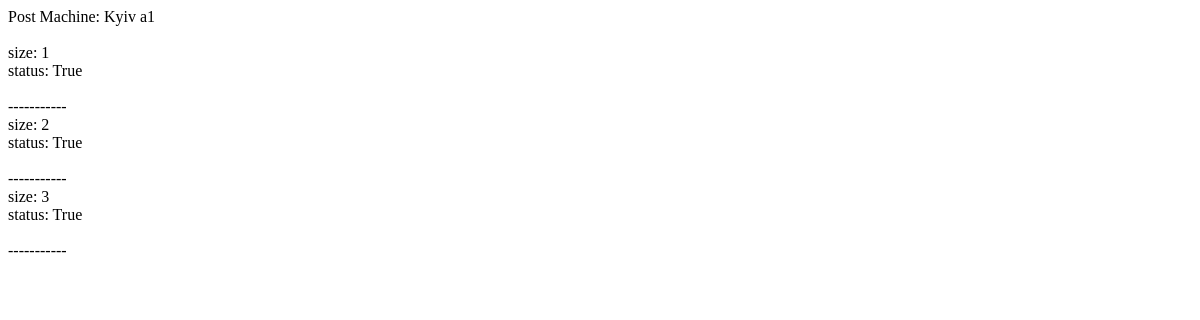
Page /post_machine/1/ on the earlier database version.
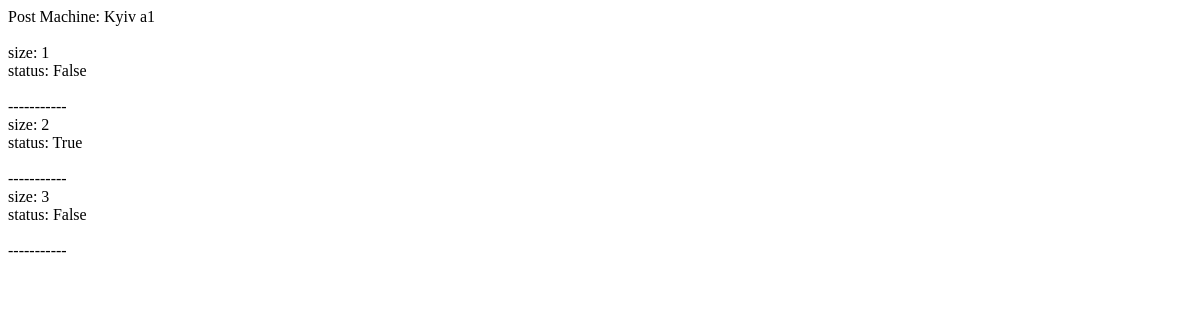
Same page on the later database version.
### post_machine/models.py (models this page shows, shortened)
class Locker(models.Model):
    size = models.IntegerField()
    post_machine = models.ForeignKey(PostMachine, on_delete=models.CASCADE)
    status = models.BooleanField(default=False)

### post_machine/views.py (the view)
# urls.py: path('<machine_id>/', post_machine.views.locker_view)
def locker_view(request, machine_id):
    one_post_machine = models.PostMachine.objects.get(id=machine_id)
    post_machine_locker = models.Locker.objects.filter(post_machine=one_post_machine)
    lockers = one_post_machine.locker_set.all()
    return render(request, 'locker.html', {'machine_id': machine_id, 'one_post_machine':one_post_machine, 'post_machine_locker': post_machine_locker, 'lockers': lockers})

### templates/locker.html (shortened to what this page needs)
<!DOCTYPE html>
<html lang="en">
<head>
</head>
<body>
Post Machine: {{one_post_machine.city }} {{one_post_machine.address }} <br>
<br>
{% for locker in lockers %}
    size: {{ locker.size }} <br>
    status: {{ locker.status}} <br>
    <br>
    -----------
    <br>
{% endfor %}
</body>
</html>

Differences in the rows shown:
changed Locker (number 1 of 3 on the later page): status "True" → "False"
changed Locker (number 3 of 3 on the later page): status "True" → "False"
